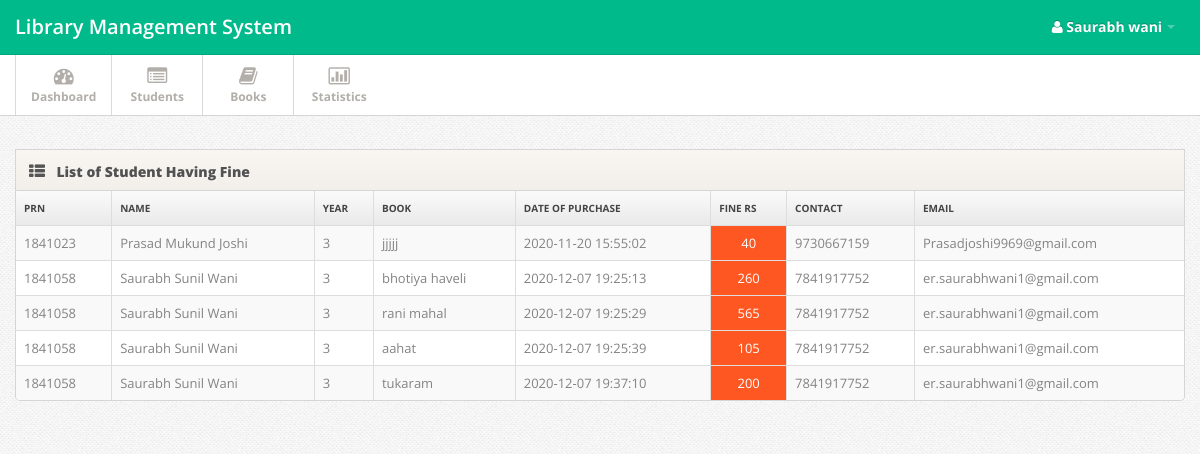
The app's page /fine.php (signed in) with its own data.
### tables this page shows
CREATE TABLE `student` (
  `stid` int(11) UNSIGNED NOT NULL,
  `prn` varchar(11) NOT NULL,
  `Name` varchar(30) NOT NULL,
  `Email` varchar(256) NOT NULL,
  `mobile` bigint(255) NOT NULL,
  `branch` varchar(30) NOT NULL,
  `admi_year` date NOT NULL,
  `status` varchar(30) NOT NULL DEFAULT '0',
  `Gender` text NOT NULL,
  `Address` longtext NOT NULL
);

CREATE TABLE `student_book` (
  `sr_no` int(11) UNSIGNED NOT NULL,
  `prn` varchar(30) NOT NULL,
  `book_name` varchar(30) NOT NULL,
  `took` datetime NOT NULL,
  `returned` datetime NOT NULL,
  `renew` datetime NOT NULL,
  `fine` bigint(20) NOT NULL DEFAULT 0
);

### fun.php (called while the page is built, shortened)
<?php
function select($var,$col,$condtn)
{
	$query="SELECT $var FROM $col $condtn";
	$sql=mysqli_query($GLOBALS['connection'],$query);
	return $sql;
}
function diff_date($date1,$date2,$category)
{
	$diff = abs(strtotime($date2) - strtotime($date1));
	$years = floor($diff / (365*60*60*24));
	$months = floor(($diff - $years * 365*60*60*24) / (30*60*60*24));
	$days = floor(($diff - $years * 365*60*60*24 - $months*30*60*60*24)/ (60*60*24));
	if ($category=="Y"){return $years;}
	elseif($category=="M"){return $months;}
	elseif($category=="D"){ if($months>=1){return $months*30+$days;}else{return $days;} }
	else{return $years."y-".$months."m-".$days."d";}
}
?>

### fine.php (the view, shortened to what this page needs)
<?php
include('header.php');
?>
<div class="span12">
	<div class="widget widget-table action-table">
		<div class="widget-header"> <i class="icon-th-list"></i>
			<h3>List of Student Having Fine</h3>
		</div>
		<div class="widget-content">
			<table class="table table-striped table-bordered">
				<thead>
					<tr>
						<th>Prn</th>
						<th>Name</th>
						<th>Year</th>
						<th>Book</th>
						<th>Date of Purchase</th>
						<th>Fine Rs</th>
						<th>Contact</th>
						<th>Email</th>
					</tr>
				</thead>
				<tbody>
					<?php
					$result=select("*","student INNER JOIN student_book ON student.prn=student_book.prn","WHERE (student_book.returned='0000-00-00 00:00:00') ORDER BY student.prn");
					while($stb = mysqli_fetch_assoc($result))
					{
						if($stb['renew']!='0000-00-00 00:00:00' && (diff_date($stb['renew'],date("Y-m-d H:i:s"),"D")>15))
						{
							echo "<tr>
							<td>".$stb['prn']."</td>
							<td>".$stb['Name']."</td>
							<td>".(diff_date($stb['admi_year'],date("Y-m-d H:i:s"),"Y")+1) ."</td>
							<td>".$stb['book_name']."</td>
							<td>".$stb['took']."</td>
							<td style='color:white;background-color:#FF5722;'> <center>".abs(((15-diff_date($stb['renew'],date("Y-m-d H:i:s"),"D"))*5))."</center></td>
							<td>".$stb['mobile']."</td>
							<td>".$stb['Email']."</td>
							</tr>";
						}
						elseif($stb['renew']=='0000-00-00 00:00:00' && (diff_date($stb['took'],date("Y-m-d H:i:s"),"D")>15))
						{
							echo "<tr>
							<td>".$stb['prn']."</td>
							<td>".$stb['Name']."</td>
							<td>".(diff_date($stb['admi_year'],date("Y-m-d H:i:s"),"Y")+1) ."</td>
							<td>".$stb['book_name']."</td>
							<td>".$stb['took']."</td>
							<td style='color:white;background-color:#FF5722;'> <center>".abs(((15-diff_date($stb['took'],date("Y-m-d H:i:s"),"D"))*5))."</center></td>
							<td>".$stb['mobile']."</td>
							<td>".$stb['Email']."</td>
							</tr>";
						}
						else{}
					}
				?>
			</tbody>
		</table>
	</div>
</div>
</div>
<?php
include('footer.php');
?>

### css/style.css (style rules this page uses)
body { background: #f9f6f1; font: 13px/1.7em 'Open Sans'; }
.table td { vertical-align: middle; }
.table-bordered th { background: #E9E9E9; background:-moz-linear-gradient(top, #FAFAFA 0%, #E9E9E9 100%); background:-webkit-gradient(linear, left top, left bottom, color-stop(0%,#FAFAFA), color-stop(100%,#E9E9E9)); background:-webkit-linear-gradient(top, #FAFAFA 0%,#E9E9E9 100%); background:-o-linear-gradient(top, #FAFAFA 0%,#E9E9E9 100%); background:-ms-linear-gradient(top, #FAFAFA 0%,#E9E9E9 100%); background:linear-gradient(top, #FAFAFA 0%,#E9E9E9 100%); filter: progid:DXImageTransform.Microsoft.gradient(startColorstr='#FAFAFA', endColorstr='#E9E9E9'); -ms-filter: "progid:DXImageTransform.Microsoft.gradient(startColorstr='#FAFAFA', endColorstr='#E9E9E9')"; font-size: 10px; color: #444; text-transform: uppercase; }
.widget { position: relative; clear: both; width: auto; margin-bottom: 2em; overflow: hidden; }
.widget-header { position: relative; height: 40px; line-height: 40px; background: #f9f6f1; background:-moz-linear-gradient(top, #f9f6f1 0%, #f2efea 100%); background:-webkit-gradient(linear, left top, left bottom, color-stop(0%,#f9f6f1), color-stop(100%,#f2efea)); background:-webkit-linear-gradient(top, #f9f6f1 0%,#f2efea 100%); background:-o-linear-gradient(top, #f9f6f1 0%,#f2efea 100%); background:-ms-linear-gradient(top, #f9f6f1 0%,#f2efea 100%); background:linear-gradient(top, #f9f6f1 0%,#f2efea 100%); filter: progid:DXImageTransform.Microsoft.gradient(startColorstr='#f9f6f1', endColorstr='#f2efea'); -ms-filter: "progid:DXImageTransform.Microsoft.gradient(startColorstr='#f9f6f1', endColorstr='#f2efea')"; border: 1px solid #d6d6d6; -webkit-background-clip: padding-box; }
.widget-header h3 { position: relative; top: 2px; left: 10px; display: inline-block; margin-right: 3em; font-size: 14px; font-weight: 800; color: #525252; line-height: 18px; text-shadow: 1px 1px 2px rgba(255,255,255,.5); }
.widget-header [class^="icon-"], .widget-header [class*=" icon-"] { display: inline-block; margin-left: 13px; margin-right: -2px; font-size: 16px; color: #555; vertical-align: middle; }
.widget-content { padding: 20px 15px 15px; background: #FFF; border: 1px solid #D5D5D5; -moz-border-radius: 5px; -webkit-border-radius: 5px; border-radius: 5px; }
.widget-header+.widget-content { border-top: none; -webkit-border-top-left-radius: 0; -webkit-border-top-right-radius: 0; -moz-border-radius-topleft: 0; -moz-border-radius-topright: 0; border-top-left-radius: 0; border-top-right-radius: 0; }
.widget-content:before, .widget-content:after { content:""; display:table; }
.widget-content:after { clear:both; }
.widget-content { zoom:1; }
.widget-table .widget-content { padding: 0; }
.widget-table .table { margin-bottom: 0; border: none; }
.widget-table .table tr td:first-child { border-left: none; }
.widget-table .table tr th:first-child { border-left: none; }

### css/pages/signin.css (style rules this page uses)
body { background: url(../../images/body-bg.png); color:#838383; font: 13px/1.7em 'Open Sans'; }

### records on screen
student: student_book.prn "1841023", Name "Prasad Mukund Joshi", student_book.book_name "jjjjj", student_book.took "2020-11-20 15:55:02", mobile "9730667159", Email "Prasadjoshi9969@gmail.com"
student: student_book.prn "1841058", Name "Saurabh Sunil Wani", student_book.book_name "bhotiya haveli", student_book.took "2020-12-07 19:25:13", mobile "7841917752", Email "er.saurabhwani1@gmail.com", student_book.book_name "rani mahal", student_book.took "2020-12-07 19:25:29", student_book.book_name "aahat", student_book.took "2020-12-07 19:25:39", student_book.book_name "tukaram", student_book.took "2020-12-07 19:37:10"

### other values on screen
$_SESSION['sn'] "Saurabh wani"
